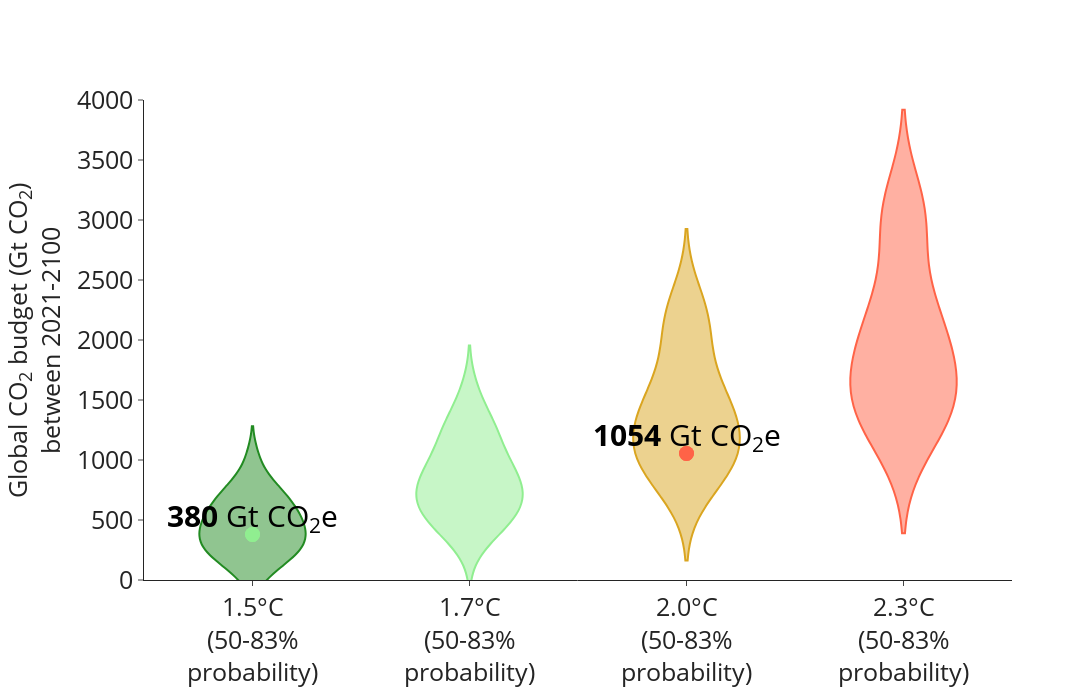

Notebook source saved alongside this figure:
### Markdown cell above
## Total budgets - globe

### Code cell
fig = make_subplots(rows=1, cols=1,
                    horizontal_spacing = 0.07, vertical_spacing=0.06)

for T_i, T in enumerate([1.5, 1.7, 2.0, 2.3]):
    vals = np.array(xr_dataread.Budget.sel(Temperature=T)).flatten()
    # fig.add_traces(go.Violin(x=[str(T)+"&deg;C<br>(50-83%<br>probability)"]*len(vals),
    #                         y=vals,
    #                         showlegend=False,
    #                         points=False,
    #                         opacity=0.3,
    #                         line_color=['forestgreen', 'lightgreen', 'goldenrod', 'tomato', 'darkred'][T_i]), 1, 1
    #                 )
    # vals = np.array(xr_dataread.Budget.sel(Temperature=T)).flatten()
    # fig.add_traces(go.Violin(x=[str(T)+"&deg;C<br>(50-83%<br>probability)"]*len(vals),
    #                         y=vals,
    #                         showlegend=False,
    #                         points=False,
    #                         opacity=0.3,
    #                         line_color=['forestgreen', 'lightgreen', 'goldenrod', 'tomato', 'darkred'][T_i]), 1, 1
    #                 )
    vals = np.array(xr_dataread.Budget.sel(Temperature=T)).flatten()
    fig.add_traces(go.Violin(x=[str(T)+"&deg;C<br>(50-83%<br>probability)"]*len(vals),
                            y=vals,
                            showlegend=False,
                            points=False,
                            line_color=['forestgreen', 'lightgreen', 'goldenrod', 'tomato', 'darkred'][T_i]), 1, 1
                    )
for i in range(2):
    temp = [1.5, 2.0][i]
    risk = [0.5, 0.33][i]
    nonco2 = [0.5, 0.5][i]
    val = float(xr_dataread.Budget.sel(Temperature=temp, Risk=risk, NonCO2red=nonco2))
    fig.add_traces(go.Scatter(x=[str(temp)+"&deg;C<br>(50-83%<br>probability)", str(temp)+"&deg;C<br>(50-83%<br>probability)"],
                            y=[val, val],
                            line={'color': ['lightgreen', 'tomato'][i], 'width': 0.75, 'dash':'dot'},
                            marker={'size': 15},
                            mode='lines+markers',
                            showlegend=False), 1, 1
            )
    fig.add_traces(go.Scatter(x=[str(temp)+"&deg;C<br>(50-83%<br>probability)"],
                            y=[val],
                            text="<b>"+str(int(np.round(val, 0)))+'</b> Gt CO<sub>2</sub>e',
                            line={'color': ['lightgreen', 'tomato'][i], 'width': 0.5},
                            textfont={'color': 'black', 'size': 30},
                            textposition='top center',
                            mode='text',
                            showlegend=False), 1, 1
            )

fig.update_layout(height=700, width=1500, template='simple_white')
fig.update_layout(
    yaxis=dict(tickfont=dict(size=25), title='Global CO<sub>2</sub> budget (Gt CO<sub>2</sub>)<br>between 2021-2100', titlefont=dict(size=25)),
    xaxis=dict(tickfont=dict(size=25))
)
fig.update_yaxes(range=(0, 4000))
fig.update_layout(legend=dict(x=1, y=1, xanchor='right', yanchor='top'))
fig.show()
#fig.write_image('GlobalBudgets.png', scale=3)

### Figure 1 — Plotly figure (JSON) as saved in the notebook; plotly's stock layout.template omitted (floating-point values rounded to 4 significant figures)
{"data": [{"line": {"color": "forestgreen"}, "points": false, "showlegend": false, "type": "violin", "x": ["1.5&deg;C<br>(50-83%<br>probability)", "1.5&deg;C<br>(50-83%<br>probability)", "1.5&deg;C<br>(50-83%<br>probability)", "1.5&deg;C<br>(50-83%<br>probability)", "1.5&deg;C<br>(50-83%<br>probability)", "1.5&deg;C<br>(50-83%<br>probability)", "1.5&deg;C<br>(50-83%<br>probability)", "1.5&deg;C<br>(50-83%<br>probability)", "1.5&deg;C<br>(50-83%<br>probability)", "1.5&deg;C<br>(50-83%<br>probability)", "1.5&deg;C<br>(50-83%<br>probability)", "1.5&deg;C<br>(50-83%<br>probability)", "1.5&deg;C<br>(50-83%<br>probability)", "1.5&deg;C<br>(50-83%<br>probability)", "1.5&deg;C<br>(50-83%<br>probability)", "1.5&deg;C<br>(50-83%<br>probability)", "1.5&deg;C<br>(50-83%<br>probability)", "1.5&deg;C<br>(50-83%<br>probability)", "1.5&deg;C<br>(50-83%<br>probability)", "1.5&deg;C<br>(50-83%<br>probability)", "1.5&deg;C<br>(50-83%<br>probability)", "1.5&deg;C<br>(50-83%<br>probability)", "1.5&deg;C<br>(50-83%<br>probability)", "1.5&deg;C<br>(50-83%<br>probability)", "1.5&deg;C<br>(50-83%<br>probability)"], "xaxis": "x", "y": [30.16, 177.2, 216.4, 304.6, 511.4, 111.5, 258.5, 297.7, 385.9, 592.7, 193.3, 340.3, 379.5, 467.7, 674.5, 313.2, 460.2, 499.4, 587.6, 794.4, 532.4, 679.4, 718.6, 806.8, 1014.0], "yaxis": "y"}, {"line": {"color": "lightgreen"}, "points": false, "showlegend": false, "type": "violin", "x": ["1.7&deg;C<br>(50-83%<br>probability)", "1.7&deg;C<br>(50-83%<br>probability)", "1.7&deg;C<br>(50-83%<br>probability)", "1.7&deg;C<br>(50-83%<br>probability)", "1.7&deg;C<br>(50-83%<br>probability)", "1.7&deg;C<br>(50-83%<br>probability)", "1.7&deg;C<br>(50-83%<br>probability)", "1.7&deg;C<br>(50-83%<br>probability)", "1.7&deg;C<br>(50-83%<br>probability)", "1.7&deg;C<br>(50-83%<br>probability)", "1.7&deg;C<br>(50-83%<br>probability)", "1.7&deg;C<br>(50-83%<br>probability)", "1.7&deg;C<br>(50-83%<br>probability)", "1.7&deg;C<br>(50-83%<br>probability)", "1.7&deg;C<br>(50-83%<br>probability)", "1.7&deg;C<br>(50-83%<br>probability)", "1.7&deg;C<br>(50-83%<br>probability)", "1.7&deg;C<br>(50-83%<br>probability)", "1.7&deg;C<br>(50-83%<br>probability)", "1.7&deg;C<br>(50-83%<br>probability)", "1.7&deg;C<br>(50-83%<br>probability)", "1.7&deg;C<br>(50-83%<br>probability)", "1.7&deg;C<br>(50-83%<br>probability)", "1.7&deg;C<br>(50-83%<br>probability)", "1.7&deg;C<br>(50-83%<br>probability)"], "xaxis": "x", "y": [303.9, 441.1, 470.7, 569.2, 765.5, 435.9, 573.1, 602.6, 701.1, 897.5, 569.3, 706.5, 736.1, 834.6, 1031.0, 765.4, 902.6, 932.1, 1031.0, 1227.0, 1124.0, 1262.0, 1291.0, 1390.0, 1586.0], "yaxis": "y"}, {"line": {"color": "goldenrod"}, "points": false, "showlegend": false, "type": "violin", "x": ["2.0&deg;C<br>(50-83%<br>probability)", "2.0&deg;C<br>(50-83%<br>probability)", "2.0&deg;C<br>(50-83%<br>probability)", "2.0&deg;C<br>(50-83%<br>probability)", "2.0&deg;C<br>(50-83%<br>probability)", "2.0&deg;C<br>(50-83%<br>probability)", "2.0&deg;C<br>(50-83%<br>probability)", "2.0&deg;C<br>(50-83%<br>probability)", "2.0&deg;C<br>(50-83%<br>probability)", "2.0&deg;C<br>(50-83%<br>probability)", "2.0&deg;C<br>(50-83%<br>probability)", "2.0&deg;C<br>(50-83%<br>probability)", "2.0&deg;C<br>(50-83%<br>probability)", "2.0&deg;C<br>(50-83%<br>probability)", "2.0&deg;C<br>(50-83%<br>probability)", "2.0&deg;C<br>(50-83%<br>probability)", "2.0&deg;C<br>(50-83%<br>probability)", "2.0&deg;C<br>(50-83%<br>probability)", "2.0&deg;C<br>(50-83%<br>probability)", "2.0&deg;C<br>(50-83%<br>probability)", "2.0&deg;C<br>(50-83%<br>probability)", "2.0&deg;C<br>(50-83%<br>probability)", "2.0&deg;C<br>(50-83%<br>probability)", "2.0&deg;C<br>(50-83%<br>probability)", "2.0&deg;C<br>(50-83%<br>probability)"], "xaxis": "x", "y": [699.3, 826.8, 846.4, 954.4, 1092.0, 907.2, 1035.0, 1054.0, 1162.0, 1300.0, 1118.0, 1245.0, 1265.0, 1373.0, 1511.0, 1428.0, 1556.0, 1575.0, 1683.0, 1821.0, 1997.0, 2125.0, 2144.0, 2252.0, 2390.0], "yaxis": "y"}, {"line": {"color": "tomato"}, "points": false, "showlegend": false, "type": "violin", "x": ["2.3&deg;C<br>(50-83%<br>probability)", "2.3&deg;C<br>(50-83%<br>probability)", "2.3&deg;C<br>(50-83%<br>probability)", "2.3&deg;C<br>(50-83%<br>probability)", "2.3&deg;C<br>(50-83%<br>probability)", "2.3&deg;C<br>(50-83%<br>probability)", "2.3&deg;C<br>(50-83%<br>probability)", "2.3&deg;C<br>(50-83%<br>probability)", "2.3&deg;C<br>(50-83%<br>probability)", "2.3&deg;C<br>(50-83%<br>probability)", "2.3&deg;C<br>(50-83%<br>probability)", "2.3&deg;C<br>(50-83%<br>probability)", "2.3&deg;C<br>(50-83%<br>probability)", "2.3&deg;C<br>(50-83%<br>probability)", "2.3&deg;C<br>(50-83%<br>probability)", "2.3&deg;C<br>(50-83%<br>probability)", "2.3&deg;C<br>(50-83%<br>probability)", "2.3&deg;C<br>(50-83%<br>probability)", "2.3&deg;C<br>(50-83%<br>probability)", "2.3&deg;C<br>(50-83%<br>probability)", "2.3&deg;C<br>(50-83%<br>probability)", "2.3&deg;C<br>(50-83%<br>probability)", "2.3&deg;C<br>(50-83%<br>probability)", "2.3&deg;C<br>(50-83%<br>probability)", "2.3&deg;C<br>(50-83%<br>probability)"], "xaxis": "x", "y": [1104.0, 1222.0, 1222.0, 1340.0, 1428.0, 1388.0, 1506.0, 1506.0, 1624.0, 1712.0, 1676.0, 1794.0, 1794.0, 1912.0, 2000.0, 2100.0, 2219.0, 2219.0, 2337.0, 2425.0, 2879.0, 2998.0, 2998.0, 3115.0, 3204.0], "yaxis": "y"}, {"line": {"color": "lightgreen", "dash": "dot", "width": 0.75}, "marker": {"size": 15}, "mode": "lines+markers", "showlegend": false, "type": "scatter", "x": ["1.5&deg;C<br>(50-83%<br>probability)", "1.5&deg;C<br>(50-83%<br>probability)"], "xaxis": "x", "y": [379.5, 379.5], "yaxis": "y"}, {"line": {"color": "lightgreen", "width": 0.5}, "mode": "text", "showlegend": false, "text": "<b>380</b> Gt CO<sub>2</sub>e", "textfont": {"color": "black", "size": 30}, "textposition": "top center", "type": "scatter", "x": ["1.5&deg;C<br>(50-83%<br>probability)"], "xaxis": "x", "y": [379.5], "yaxis": "y"}, {"line": {"color": "tomato", "dash": "dot", "width": 0.75}, "marker": {"size": 15}, "mode": "lines+markers", "showlegend": false, "type": "scatter", "x": ["2.0&deg;C<br>(50-83%<br>probability)", "2.0&deg;C<br>(50-83%<br>probability)"], "xaxis": "x", "y": [1054.0, 1054.0], "yaxis": "y"}, {"line": {"color": "tomato", "width": 0.5}, "mode": "text", "showlegend": false, "text": "<b>1054</b> Gt CO<sub>2</sub>e", "textfont": {"color": "black", "size": 30}, "textposition": "top center", "type": "scatter", "x": ["2.0&deg;C<br>(50-83%<br>probability)"], "xaxis": "x", "y": [1054.0], "yaxis": "y"}], "layout": {"height": 700, "legend": {"x": 1, "xanchor": "right", "y": 1, "yanchor": "top"}, "width": 1500, "xaxis": {"anchor": "y", "domain": [0, 1], "tickfont": {"size": 25}}, "yaxis": {"anchor": "x", "domain": [0, 1], "range": [0, 4000], "tickfont": {"size": 25}, "title": {"font": {"size": 25}, "text": "Global CO<sub>2</sub> budget (Gt CO<sub>2</sub>)<br>between 2021-2100"}}}}
